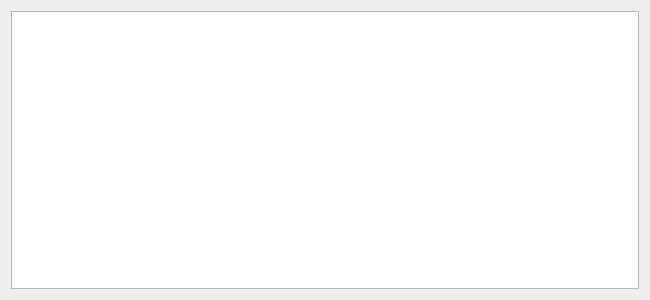
<?xml version="1.0" encoding="UTF-8"?>
<ui version="4.0">
 <class>CarShowWindow</class>
 <widget class="QDialog" name="CarShowWindow">
  <property name="geometry">
   <rect>
    <x>0</x>
    <y>0</y>
    <width>650</width>
    <height>300</height>
   </rect>
  </property>
  <property name="windowTitle">
   <string>Dialog</string>
  </property>
  <layout class="QGridLayout" name="gridLayout">
   <item row="0" column="0">
    <widget class="QTableView" name="tableView"/>
   </item>
  </layout>
 </widget>
 <resources/>
 <connections/>
</ui>
